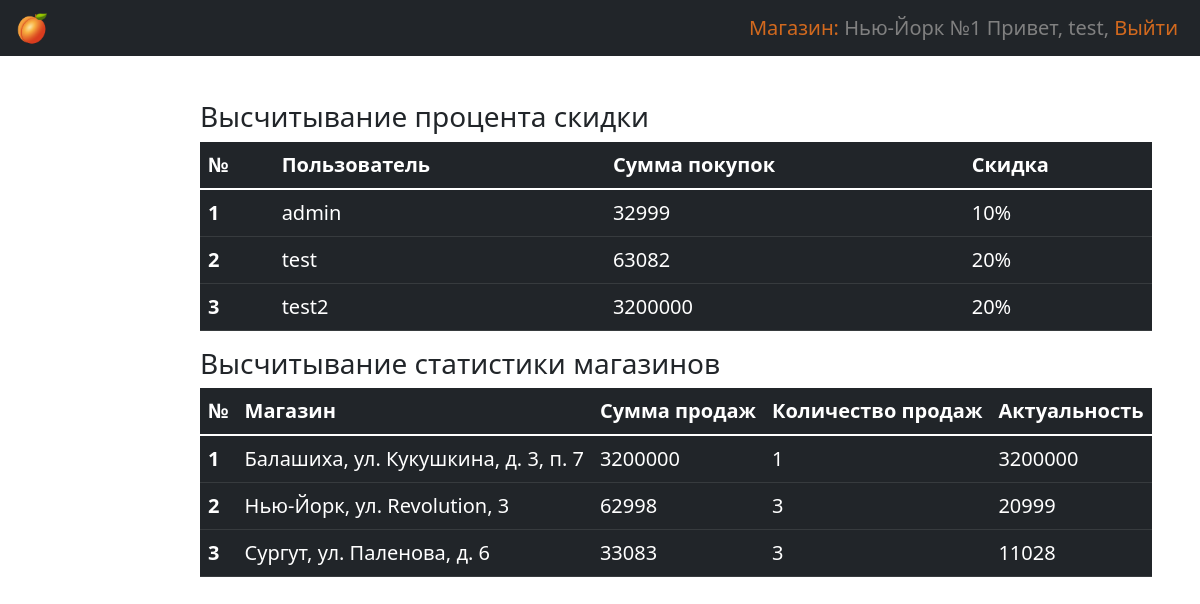
The app's page /dash/ (signed in) with its own data.
### account/models.py (models this page shows, shortened)
class User(AbstractUser):
    USER_ROLES = (
        ('CL', 'Client'),
        ('SW', 'Store worker'),
        ('CW', 'Storage worker'),
    )
    role = models.CharField(max_length=2, choices=USER_ROLES, default='CL')
    is_user_allow_to_dashboard = models.BooleanField(default=False)
    accepted_store = models.ForeignKey("store.store",
                                       verbose_name="Выбранный магазин",
                                       on_delete=models.SET_NULL, null=True)

### store/models.py (models this page shows, shortened)
class Store(models.Model):
    full_address = models.CharField('Полный адрес', max_length=200,
                                    unique=True)
    city = models.CharField('Город для отображения', max_length=50)
    description = models.TextField('Описание магазина', max_length=500)
    storage = models.ForeignKey("storage.storage", verbose_name="Склад",
                                on_delete=models.SET_NULL, null=True)
    class Meta:
        verbose_name = 'Магазин'
        verbose_name_plural = 'Магазины'
        ordering = ['city']

### config/global_views.py (the view)
# urls.py: path('dash/', DashboardView.as_view(), name='dash'),
class DashboardView(View):
    def get(self, request):
        with connection.cursor() as c:
            user_data = c.execute(
                '''
select DISTINCT au.username as uname, sum(t.price)
from account_user au,
(select sh.user_id as uid, price
from good_good gg
inner join store_history sh
on gg.id == sh.good_id) as t
where au.id == t.uid
GROUP BY uname;
                '''
            ).fetchall()
            store_data = c.execute(
                '''
select DISTINCT full_address as adrs, sum(price) as price, count(user_id) as uid
from good_good gg
inner join
(select *
from store_store ss
inner join store_history sh
on ss.id == sh.store_id) as t
on gg.id == t.good_id
GROUP BY adrs
                '''
            ).fetchall()
            print(store_data)
            return render(request, 'dashboard.html', {
                'discount_table': user_data,
                'store_table': store_data,
            })

### templates/dashboard.html (shortened to what this page needs)
{% extends "base.html" %}
{% block content %}
<div class="left" style="
font-size: 20px;
">
<h3>Высчитывание процента скидки</h3>
<table class="table table-dark">
    <thead>
        <tr>
            <th scope="col">№</th>
            <th scope="col">Пользователь</th>
            <th scope="col">Сумма покупок</th>
            <th scope="col">Скидка</th>
        </tr>
    </thead>
    <tbody>
        {% for record in discount_table %}
            <tr>
                <th scope="row">{{ forloop.counter }}</th>
                <td>{{ record.0 }}</td>
                <td>{{ record.1 }}</td>
                {% if record.1 >= 50000 %}
                    <td>20%</td>
                {% elif record.1 >= 10000 %}
                    <td>10%</td>
                {% elif record.1 >= 5000 %}
                    <td>5%</td>
                {% else %}
                    <td>0%</td>
                {% endif %}
            </tr>
        {% endfor %}
    </tbody>
</table>
</div>
<div class="left" style="
font-size: 20px;
">
<h3>Высчитывание статистики магазинов</h3>
<table class="table table-dark">
    <thead>
        <tr>
            <th scope="col">№</th>
            <th scope="col">Магазин</th>
            <th scope="col">Сумма продаж</th>
            <th scope="col">Количество продаж</th>
            <th scope="col">Актуальность</th>
        </tr>
    </thead>
    <tbody>
        {% for record in store_table %}
            <tr>
                <th scope="row">{{ forloop.counter }}</th>
                <td>{{ record.0 }}</td>
                <td>{{ record.1 }}</td>
                <td>{{ record.2 }}</td>
                <td>{% widthratio record.1 record.2 1 %}</td>
            </tr>
        {% endfor %}
    </tbody>
</table>
</div>
{% endblock content %}

### templates/base.html (shortened to what this page needs)
{% load static %}
{% load custom_tags %}
<!doctype html>
<html lang="en">
  <head>
    <link href="https://cdn.jsdelivr.net/npm/bootstrap@5.1.3/dist/css/bootstrap.min.css" rel="stylesheet">
    <link rel="stylesheet" href="{% static "/css/navbar.css" %}">
    <link rel="stylesheet" href="{% static "/css/content.css" %}">
  </head>
  <body>
<nav class="navbar navbar-expand-lg navbar-dark bg-dark">
    <div class="container-fluid">
      <div class="collapse navbar-collapse" id="navbarSupportedContent">
        <a href="{% url 'store' %}">
        <img
            src="{% static "image/favicon.png" %}"
            height="40"
            alt="Site logo peach"
            loading="lazy"
        />
        </a>
      </div>
      <div class="d-flex align-items-center">
        <div class="c-navbar-right">
            {% if request.user.is_authenticated %}
                {% if request.user.accepted_store is None %}
                    <a href="{% url 'store_select' %}">Указать магазин</a>
                {% else %}
                    <a href="{% url 'store_select' %}">Магазин:</a> {{ request.user.accepted_store.city }}
                {% endif %}
                Привет, {{ request.user.username }},
                <a href="{% url 'logout' %}">Выйти</a>
            {% else %}
                <a href="{% url 'login' %}">Войти</a>,
                <a href="{% url 'signup' %}">Регистрация</a>
            {% endif %}
        </div>
    </div>
  </nav>
    <div class="content">
        {% block content %}
        {% endblock content %}
    </div>
  </body>
</html>

### global_static/css/navbar.css (style rules this page uses)
.c-navbar-right { color: gray; margin-right: 10px; font-size: 20px; }
.c-navbar-right a { text-decoration: none; color: chocolate; }

### global_static/css/content.css (style rules this page uses)
.content { position: absolute; top: 100px; left: 200px; }

### templates/base.html (style rules this page uses)
body { height: 1000px; }

### records on screen
User: user.accepted_store.city "Нью-Йорк №1", user.username "test"
Store: full_address "Нью-Йорк, ул. Revolution, 3", record "62998", record "3", widthratio "20999"

### other values on screen
{{ record.0 }} "admin" "test" "test2"
{{ record.1 }} "32999" "63082" "3200000"
{{ record.0 }} "Балашиха, ул. Кукушкина, д. 3, п. 7" "Сургут, ул. Паленова, д. 6"
{{ record.1 }} "3200000" "33083"
{{ record.2 }} "1" "3"
